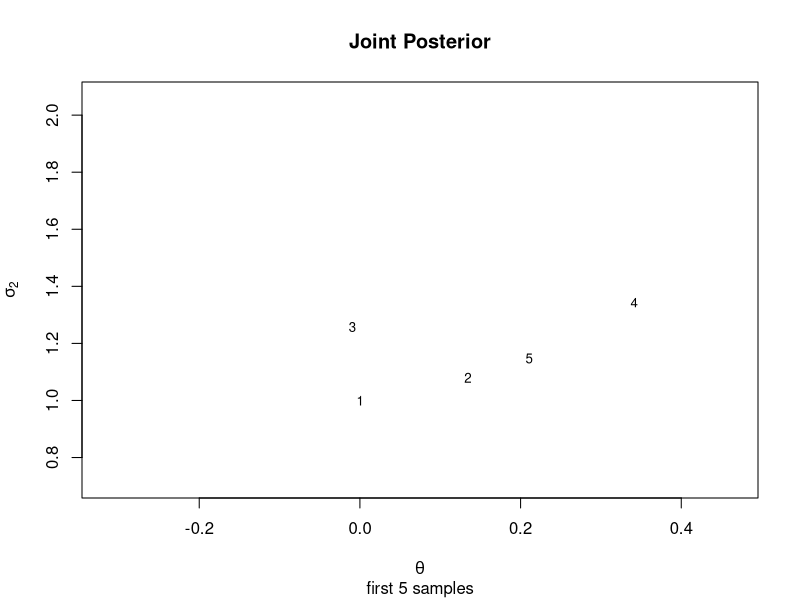
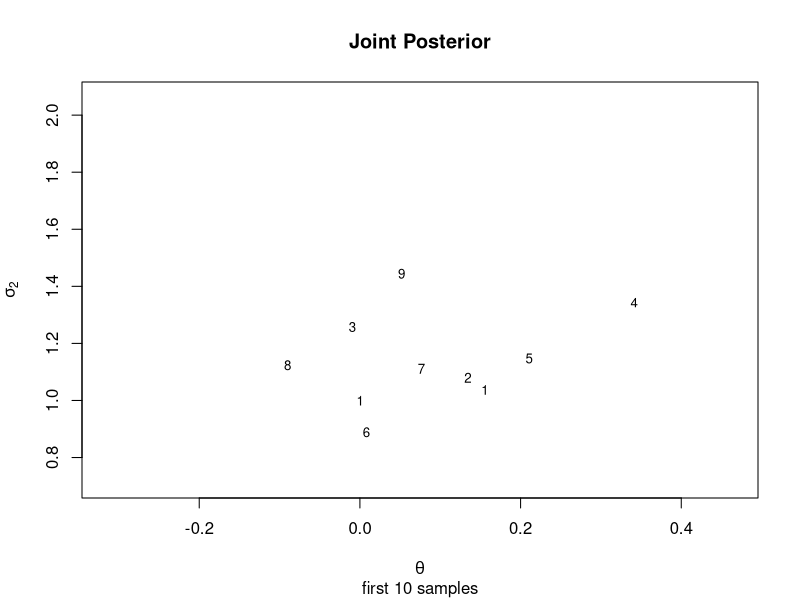
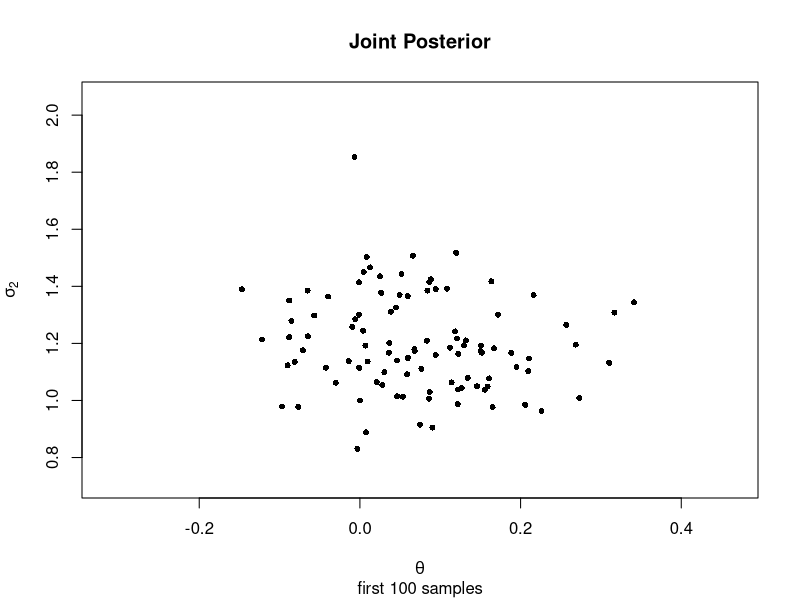
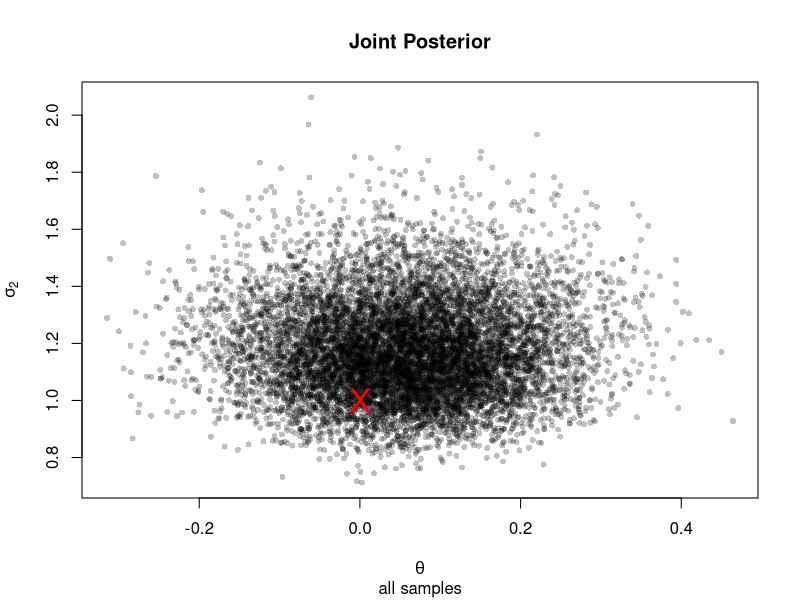
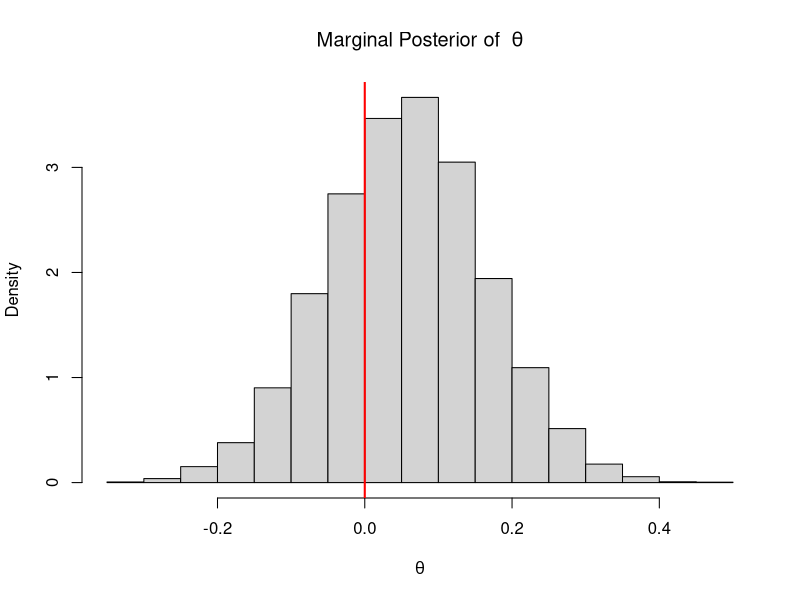
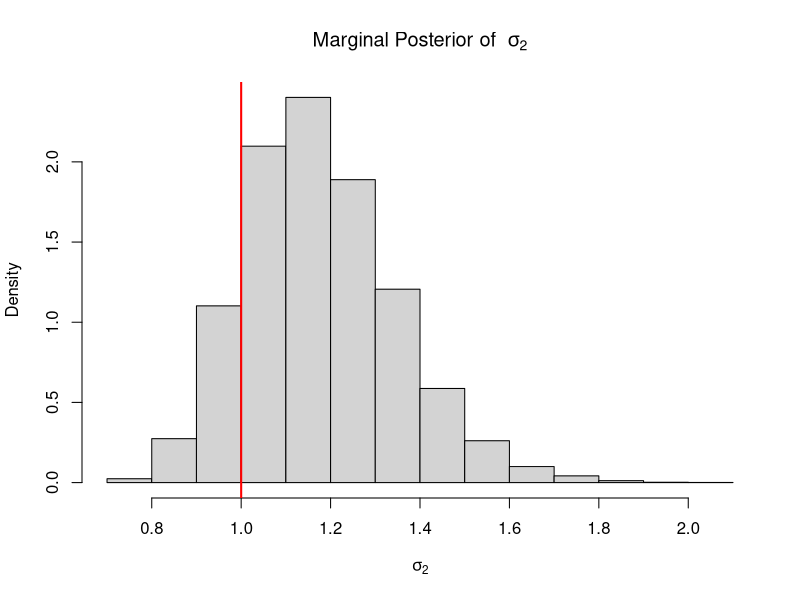
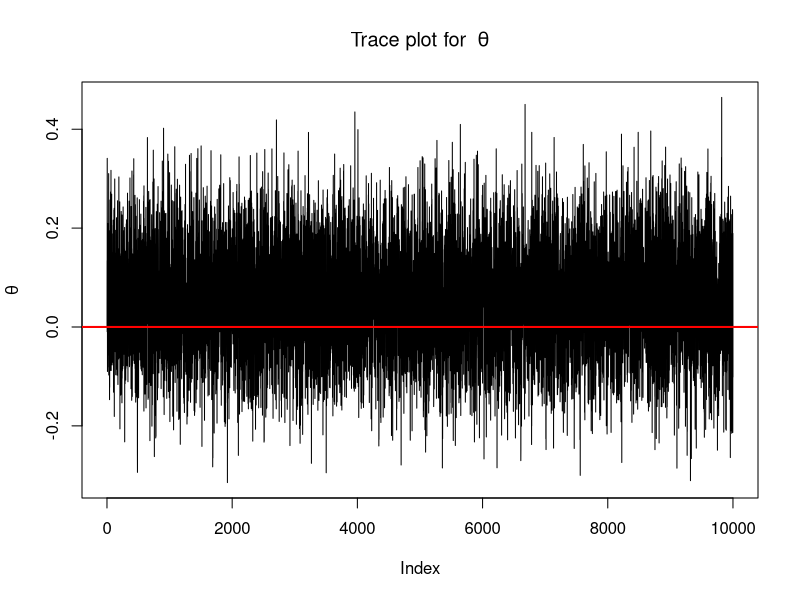
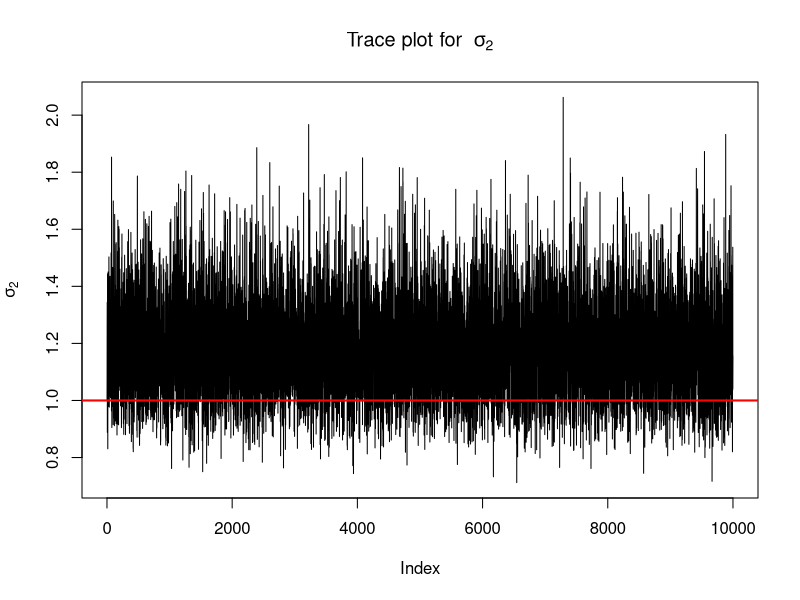

Generate these figures, in order, with R:
######### First Gibbs Sampler
set.seed(09222016)
### simulate data
num.obs <- 100
mu.true <- 0
sigmasq.true <- 1
y <- rnorm(num.obs,mu.true,sigmasq.true)
mean.y <- mean(y)
var.y <- var(y)

### initialize vectors and set starting values and priors
num.sims <- 10000
Phi <- matrix(0,nrow=num.sims,ncol=2)
Phi[1,1] <- 0 # initialize theta
Phi[1,2] <- 1 # initialize (1/sigmasq)
mu.0 <- 0
tausq.0 <- 1
nu.0 <- 1
sigmasq.0 <- 1

for (i in 2:num.sims){
  # sample theta from full conditional
  mu.n <- (mu.0 / tausq.0 + num.obs * mean.y *Phi[(i-1),2]) / (1 / tausq.0 + num.obs * Phi[(i-1),2] )
  tausq.n <- 1 / (1/tausq.0 + num.obs * Phi[(i-1),2])
  Phi[i,1] <- rnorm(1,mu.n,sqrt(tausq.n))
  
  # sample (1/sigma.sq) from full conditional
  nu.n <- nu.0 + num.obs
  sigmasq.n.theta <- 1/nu.n*(nu.0*sigmasq.0 + sum((y - Phi[i,1])^2))
  Phi[i,2] <- rgamma(1,nu.n/2,nu.n*sigmasq.n.theta/2)
}

# plot joint posterior
plot(Phi[1:5,1],1/Phi[1:5,2],xlim=range(Phi[,1]),ylim=range(1/Phi[,2]),pch=c('1','2','3','4','5'),cex=.8,
     ylab=expression(sigma[2]), xlab = expression(theta), main='Joint Posterior',sub='first 5 samples')

plot(Phi[1:10,1],1/Phi[1:10,2],xlim=range(Phi[,1]),ylim=range(1/Phi[,2]),pch=as.character(1:15),cex=.8,
     ylab=expression(sigma[2]), xlab = expression(theta), main='Joint Posterior',sub='first 10 samples')

plot(Phi[1:100,1],1/Phi[1:100,2],xlim=range(Phi[,1]),ylim=range(1/Phi[,2]),pch=16,col=rgb(0,0,0,1),cex=.8,
     ylab=expression(sigma[2]), xlab = expression(theta), main='Joint Posterior',sub='first 100 samples')

plot(Phi[,1],1/Phi[,2],xlim=range(Phi[,1]),ylim=range(1/Phi[,2]),pch=16,col=rgb(0,0,0,.25),cex=.8,
     ylab=expression(sigma[2]), xlab = expression(theta), main='Joint Posterior',sub='all samples')
points(0,1,pch='X',col='red',cex=2)

# plot marginal posterior of theta
hist(Phi[,1],xlab=expression(theta),main=expression('Marginal Posterior of ' ~ theta),probability=T)
abline(v=0,col='red',lwd=2)
# plot marginal posterior of sigmasq
hist(1/Phi[,2],xlab=expression(sigma[2]),main=expression('Marginal Posterior of ' ~ sigma[2]),probability=T)
abline(v=1,col='red',lwd=2)

# plot trace plots
plot(Phi[,1],type='l',ylab=expression(theta), main=expression('Trace plot for ' ~ theta))
abline(h=0,lwd=2,col='red')
plot(1/Phi[,2],type='l',ylab=expression(sigma[2]), main=expression('Trace plot for ' ~ sigma[2]))
abline(h=1,lwd=2,col='red')

# compute posterior mean and quantiles
c(mean(Phi[,1]),mean(1/Phi[,2]))
quantile(Phi[,1],probs=c(.025,.975))
quantile(1/Phi[,2],probs=c(.025,.975))

